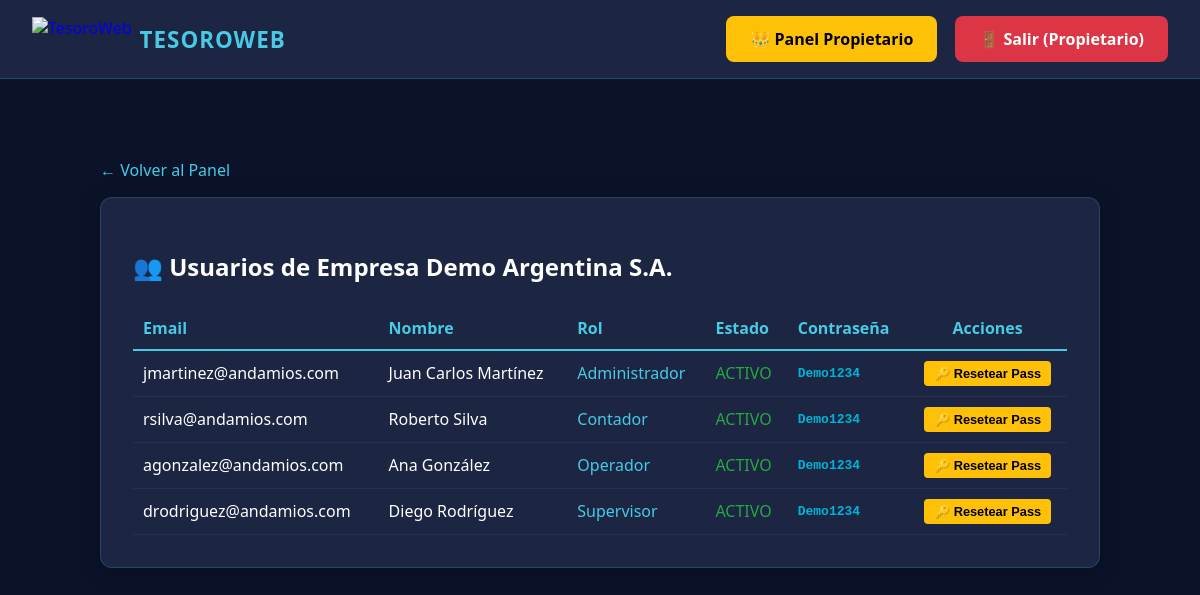
The page /admin/usuarios_empresa/1 (signed in) on the database as committed earlier.
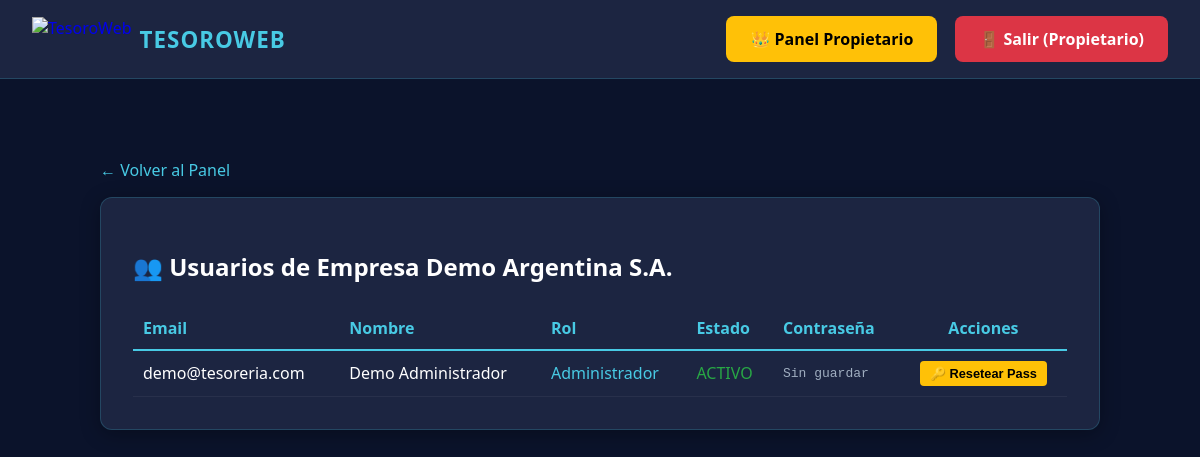
The same page on the database as committed later.
### models.py (models this page shows, shortened)
class Usuario(UserMixin, db.Model):
  id = db.Column(db.Integer, primary_key=True)
  empresa_id = db.Column(db.Integer, db.ForeignKey('empresa.id'), nullable=True)
  nombre = db.Column(db.String(100), nullable=False)
  email = db.Column(db.String(120), unique=True, nullable=False)
  password_hash = db.Column(db.String(255), nullable=False)
  cargo = db.Column(db.String(100), nullable=True)
  rol = db.Column(db.String(50), default='Operador')
  sociedades_permitidas = db.Column(db.String(255), default='*')
  activo = db.Column(db.Boolean, default=True)
  debe_cambiar_password = db.Column(db.Boolean, default=True)

class ContraseñaGuardada(db.Model):
  __tablename__ = 'contraseña_guardada'
  id = db.Column(db.Integer, primary_key=True)
  usuario_id = db.Column(db.Integer, db.ForeignKey('usuario.id'), nullable=False)
  contraseña = db.Column(db.String(255), nullable=False)
  fecha_creacion = db.Column(db.DateTime, default=datetime.utcnow)

### app.py (the view)
@app.route('/admin/usuarios_empresa/<int:empresa_id>')
@login_required
def usuarios_empresa(empresa_id):
    if current_user.rol != 'SuperAdmin':
        return redirect(url_for('index'))
    empresa = Empresa.query.get(empresa_id)
    if not empresa:
        flash("Empresa no encontrada", "danger")
        return redirect(url_for('panel_superadmin'))
    usuarios = Usuario.query.filter_by(empresa_id=empresa_id).all()
    from models import ContraseñaGuardada
    contraseñas = {}
    for usuario in usuarios:
        cg = ContraseñaGuardada.query.filter_by(usuario_id=usuario.id).first()
        if cg:
            contraseñas[usuario.id] = cg.contraseña
    return render_template('admin/usuarios_empresa.html', empresa=empresa, usuarios=usuarios, contraseñas=contraseñas)

### app.py (called while the page is built)
@login_manager.user_loader
def load_user(user_id):
    return db.session.get(Usuario, int(user_id))

### templates/admin/usuarios_empresa.html (shortened to what this page needs)
{% extends 'base.html' %}
{% block content %}
<div style="max-width: 1000px; margin: 2rem auto;">
    <a href="{{ url_for('panel_superadmin') }}" style="color: var(--neon-cyan); text-decoration: none;">← Volver al Panel</a>
    <div class="card" style="padding: 2rem; margin-top: 1rem;">
        <h2>👥 Usuarios de {{ empresa.nombre }}</h2>
        <table style="width: 100%; margin-top: 1.5rem; border-collapse: collapse;">
            <thead>
                <tr style="border-bottom: 2px solid var(--neon-cyan); color: var(--neon-cyan);">
                    <th style="padding: 10px; text-align: left;">Email</th>
                    <th style="padding: 10px; text-align: left;">Nombre</th>
                    <th style="padding: 10px; text-align: left;">Rol</th>
                    <th style="padding: 10px; text-align: left;">Estado</th>
                    <th style="padding: 10px; text-align: left;">Contraseña</th>
                    <th style="padding: 10px; text-align: center;">Acciones</th>
                </tr>
            </thead>
            <tbody>
                {% if usuarios %}
                    {% for u in usuarios %}
                    <tr style="border-bottom: 1px solid rgba(255,255,255,0.05);">
                        <td style="padding: 10px; color: white;">{{ u.email }}</td>
                        <td style="padding: 10px; color: white;">{{ u.nombre }}</td>
                        <td style="padding: 10px; color: var(--neon-cyan);">{{ u.rol }}</td>
                        <td style="padding: 10px;">
                            <span style="color: {% if u.activo %}#28a745{% else %}#dc3545{% endif %};">
                                {{ 'ACTIVO' if u.activo else 'INACTIVO' }}
                            </span>
                        </td>
                        <td style="padding: 10px; font-family: monospace; color: #00b4d8; font-weight: bold;">
                            {% if contraseñas.get(u.id) %}
                                {{ contraseñas[u.id] }}
                            {% else %}
                                <span style="color: var(--text-muted); font-weight: normal;">Sin guardar</span>
                            {% endif %}
                        </td>
                        <td style="padding: 10px; text-align: center;">
                            <button onclick="resetearContraseña({{ u.id }}, '{{ u.email }}')" class="btn-neon"
                                style="padding: 5px 10px; font-size: 0.8rem; background: #ffc107; color: black; border: none; border-radius: 4px; cursor: pointer;">
                                🔑 Resetear Pass
                            </button>
                        </td>
                    </tr>
                    {% endfor %}
                {% else %}
                    <tr>
                        <td colspan="5" style="padding: 20px; text-align: center; color: var(--text-muted);">
                            No hay usuarios en esta empresa
                        </td>
                    </tr>
                {% endif %}
            </tbody>
        </table>
    </div>
</div>
{% endblock %}

Rows that differ between the two databases and show on the page:
removed Usuario: email "jmartinez@andamios.com", nombre "Juan Carlos Martínez", rol "Administrador", activo "ACTIVO"
no longer on this page (row unchanged): ContraseñaGuardada: contraseña "Demo1234"
removed Usuario: email "rsilva@andamios.com", nombre "Roberto Silva", rol "Contador", activo "ACTIVO"
no longer on this page (row unchanged): ContraseñaGuardada: contraseña "Demo1234"
removed Usuario: email "agonzalez@andamios.com", nombre "Ana González", rol "Operador", activo "ACTIVO"
no longer on this page (row unchanged): ContraseñaGuardada: contraseña "Demo1234"
removed Usuario: email "drodriguez@andamios.com", nombre "Diego Rodríguez", rol "Supervisor", activo "ACTIVO"
no longer on this page (row unchanged): ContraseñaGuardada: contraseña "Demo1234"
added Usuario: email "demo@tesoreria.com", nombre "Demo Administrador", rol "Administrador", activo "ACTIVO", shows "Sin guardar"
